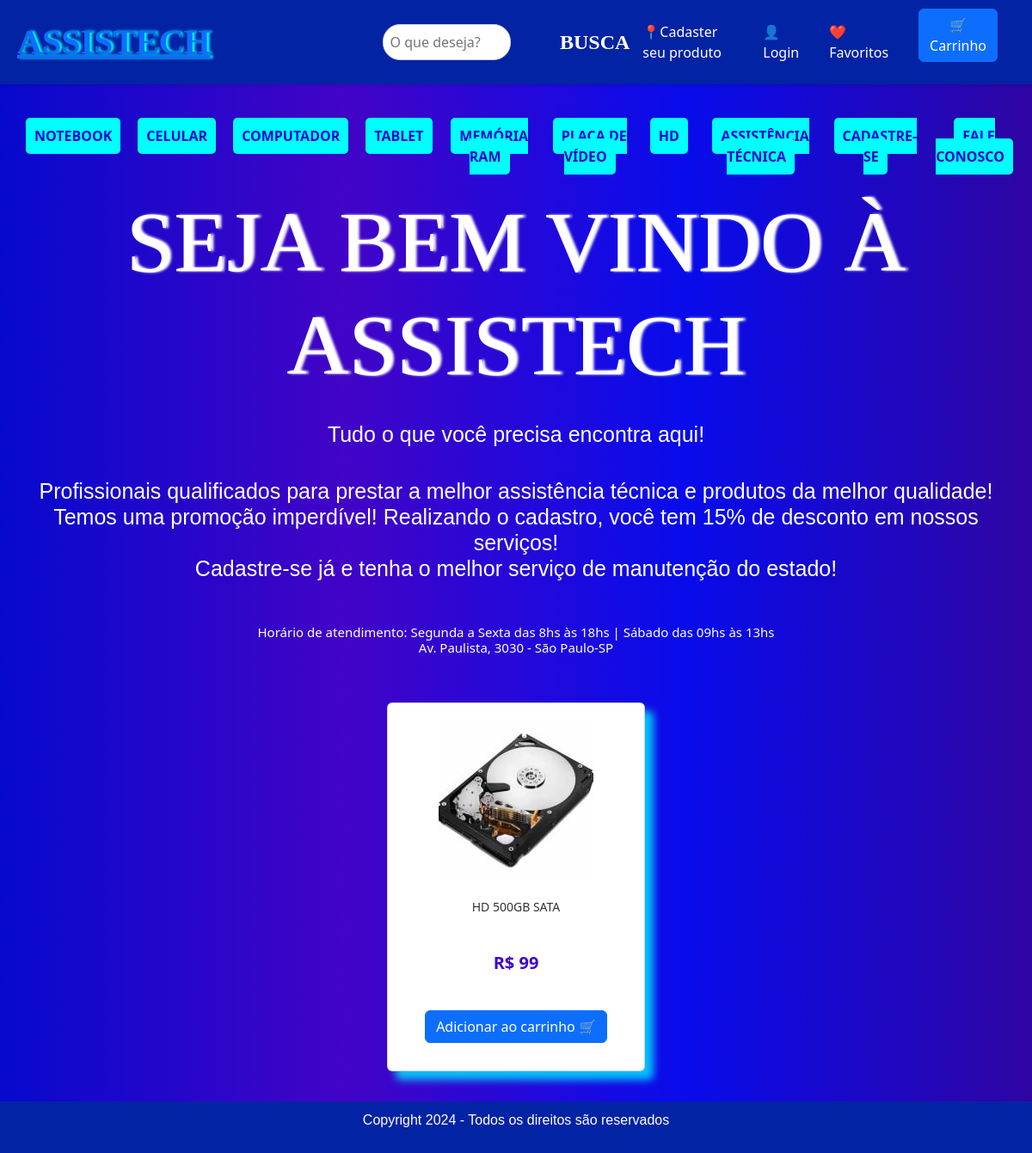
The app's page /listagens/hd.php with its own data.
### tables this page shows
CREATE TABLE `produtos` (
  `id` int(11) NOT NULL,
  `idTipo` int(11) NOT NULL,
  `capa` varchar(255) NOT NULL,
  `nome` varchar(150) NOT NULL,
  `valor` int(11) NOT NULL,
  `data` datetime NOT NULL
);

### sheep_core/includes.php (called while the page is built, shortened)
<?php
function sheep_classes($sheepClasses) {
    $sheepDiretorio = ['diretor', 'funcionarios',  'gerentes_operacionais', 'gerentes'];
    $sheepFiscaliza = null;
    foreach ($sheepDiretorio as $sheepNomeDiretorio):
        if (!$sheepFiscaliza && file_exists(__DIR__ . '/' ."{$sheepNomeDiretorio}" . '/' ."{$sheepClasses}.php") && !is_dir(__DIR__  . '/' . "{$sheepNomeDiretorio}" . '/' ."{$sheepClasses}.php")):
            $sheepFiscaliza = true;
        endif;
    endforeach;
}
?>

### sheep_core/gerentes_operacionais/Ler.php (called while the page is built, shortened)
<?php
class Ler extends Conexao{
    private $Seleciona;
    private $Resultado;
    private $Ler;
    public function Leitura($BD, $SQL = null, $Adicionais = null)
    {
      $this->Seleciona = "SELECT * FROM {$BD} {$SQL}";
      $this->Execute();
    }
    public function getResultado(){
        return $this->Resultado;
    }
    private function Canectar()
    {
       $this->Canectar = parent::getCanectar();
       $this->Ler = $this->Canectar->prepare($this->Seleciona);
       $this->Ler->setFetchMode(PDO::FETCH_ASSOC);
    }
    private function Execute()
    {
        $this->Canectar();
        try {
            $this->Ler->execute();
            $this->Resultado = $this->Ler->fetchAll();
        } catch (Exception $ms) {
            $this->Resultado = null;
            print "<b>Erro ao ler: {$ms->getMessage()}</b> ";
        }
    }
}

### sheep_core/diretor/Conexao.php (called while the page is built)
<?php
class Conexao{
    private static $sheepHost = SHEEP_HOST;
    private static $sheepUsuario = SHEEP_USER;
    private static $sheepSenha = SHEEP_SENHA;
    private static $sheepDb = SHEEP_BD;
    private static $Canectar = null;
    private static function Conectar() {
        try {
            if (self::$Canectar == null):
                $dsn = 'mysql:host=' . self::$sheepHost . ';dbname=' . self::$sheepDb;
                $op = [ PDO::MYSQL_ATTR_INIT_COMMAND => 'SET NAMES UTF8'];
                self::$Canectar = new PDO($dsn, self::$sheepUsuario, self::$sheepSenha, $op);
            endif;
        } catch (PDOException $e) {
            echo $e->getMessage();
            die;
        }
        self::$Canectar->setAttribute(PDO::ATTR_ERRMODE, PDO::ERRMODE_EXCEPTION);
        return self::$Canectar;
    }
    public static function getCanectar() {
        return self::Conectar();
    }
}

### listagens/hd.php (the view, shortened to what this page needs)
<!DOCTYPE html>
<html lang="pt-br">
<head>
    <link rel="stylesheet" href="../css/est.css">
    <link href="../css/bootstrap.min.css" rel="stylesheet" >
</head>
    <header class="header">
    <div class="logo-assistech"><a href="/ProjetoUninove/index.php">ASSISTECH</a></div>
    <div class="search-bar">
        <input type="text" placeholder="O que deseja?" aria-label="Search">
    </div>
    <div class="logo">BUSCA</div>
    <div class="header-icons">
        <div class="icon"><a href="novoquipe"></a>📍Cadaster seu produto</div>
        <div class="icon"><a href="login"></a>👤 Login</div>
        <div class="icon">❤️ Favoritos</div>
        <div class="icon">
            <p>
                <a class="btn btn-primary" data-toggle="collapse" href="cart.php" role="button" aria-expanded="false" aria-controls="multiCollapseExample1">
                🛒 Carrinho</a>
            </p>
    </div>
    </header>
    <div class="menu " >
    <nav class="navbar navbar-expand-lg ">
    <ul class="navbar-nav">
            <li><a href="notebook.php">NOTEBOOK</a></li>
            <li><a href="celular.php">CELULAR</a></li>
            <li><a href="computador.php">COMPUTADOR</a></li>
            <li><a href="tablet.php">TABLET</a></li>
            <li><a href="memoria.php">MEMÓRIA RAM</a></li>
            <li><a href="placa.php">PLACA DE VÍDEO</a></li>
            <li><a href="hd.php">HD</a></li>
            <li> <a href="servicos.php">ASSISTÊNCIA TÉCNICA</a></li>
            <li> <a href="cadastro.php">CADASTRE-SE</a></li>
            <li><a href="faleconosco.php">FALE CONOSCO</a></li>
        </ul>
    </nav>
    </div>
    <body>
    <div class="titulo text-white">
        <h1 >SEJA BEM VINDO À ASSISTECH</h1>
    <h2>Tudo o que você precisa encontra aqui!</h2>
   <p><h2>Profissionais qualificados para prestar a melhor assistência técnica e produtos da melhor qualidade! <br>
    Temos uma promoção imperdível! Realizando o <strong>cadastro</strong>, você tem <strong>15% de desconto </strong> em nossos serviços! <br>
    Cadastre-se já e tenha o melhor serviço de manutenção do estado!</h2></p> <br>
<h3>Horário de atendimento: Segunda a Sexta das 8hs às 18hs | Sábado das 09hs às 13hs <br>
Av. Paulista, 3030 - São Paulo-SP</h3>
    <main class="container">
        <?php
                          $ler = new Ler();
                          $ler->Leitura('produtos', "WHERE idTipo = '7'");
                          if($ler->getResultado()){
                            foreach($ler->getResultado() as $produto){
                              $produto = (object) $produto;
        ?>
        <div class="produto card ">
            <form action="filtros/criar.php" method="post">
            <div class="card-body">
                <img src="<?=HOME?>/uploads/<?=$produto->capa?>" alt="<?=$produto->nome?>" class="rounded mx-auto d-block">
                <p class="descricao"><?=$produto->nome?></p>
                <br><p class="preco">R$ <?=$produto->valor?></p>
                <br><p><button class="btn btn-primary" type="submit" name="addcarrinho">Adicionar ao carrinho 🛒 </button></p>
            </div>
            </form>
        </div>
        <?php
            };
            };
            ?>
    </main>
    </body>
<footer>
    <p>Copyright 2024 - Todos os direitos são reservados</p>
</footer>
</html>

### css/est.css (style rules this page uses)
* { margin: 0; padding: 0; box-sizing: border-box; }
body { font-family: Arial, sans-serif; margin: 0; padding: 0; background-image: linear-gradient(to right, #0609cd, #4204c6, #080ceb, #2f05a2); color: white; }
.header { display: flex; align-items: center; justify-content: space-between; padding: 10px 20px; box-shadow: 0 2px 4px rgba(0, 0, 0, 0.1); color: white; background-color: #0223a3; }
.icon { cursor: pointer; margin-right: 20px; }
.logo-assistech { font-family: "Assistech"; font-size: 40px; font-weight: bolder; padding-right: 100px; text-shadow: 3px 0px 3px aqua; }
.logo-assistech a { font-family: "Assistech"; font-size: 40px; font-weight: bolder; padding-right: 100px; text-shadow: 3px 0px 3px aqua; }
.search-bar { flex-grow: 1; margin-right: 20px; }
.search-bar input { width: 80%; padding: 8px; border: 1px solid #ccc; border-radius: 20px; font-size: 16px; }
.logo { font-family: "Assistech"; font-weight: bold; font-size: 24px; margin-right: auto; }
.header-icons { display: flex; align-items: center; }
.header-icons div { margin-left: 15px; cursor: pointer; }
.menu a { color: #0609cd; text-decoration: none; background-color: aqua; padding: 10px; border-radius: 5px; text-align: center; }
nav ul { list-style: none; display: flex; padding: 10px; margin: 10px; text-align: center; color: white; }
nav ul li { margin-left: 20px; font-weight: bolder; margin-top: 20px; text-align: center; color: white; }
.text-white { color: white; }
.titulo h1 { font-family: 'Assistech'; font-size: 100px; text-align: center; text-shadow: 3px 0px 3px white; padding: 10px; }
.titulo h2 { font-family: Arial, Helvetica, sans-serif; color: white; font-size: 25px; text-align: center; padding: 10px; font-weight: lighter; }
.titulo h3 { font-size: 15px; text-align: center; color: white; }
.container { margin-top: 20px; padding: 10px; display: flex; justify-content: center; flex-wrap: wrap; gap: 10px; }
.produto { text-align: center; align-items: center; height: 350px; width: 300px; margin: 25px; background-color: white; border-radius: 5px; box-shadow: 10px 10px 10px rgba(0, 229, 255, 0.844); }
.produto img { max-width: 100%; height: auto; display: block; padding: 10px; }
.descricao { font-size: 14px; color: #333; margin-top: 10px; }
.preco { font-weight: bolder; color: #4204c6; font-size: 20px; }
.btn { padding: 10px; background-color: #4204c6; color: white; font-weight: bolder; border-radius: 5px; }
footer { color: white; font-family: Arial, Helvetica, sans-serif; background-color: #0223a3 ; padding: 10px; text-align: center; }

### records on screen
produtos: capa (picture), nome "HD 500GB SATA", valor "99"
